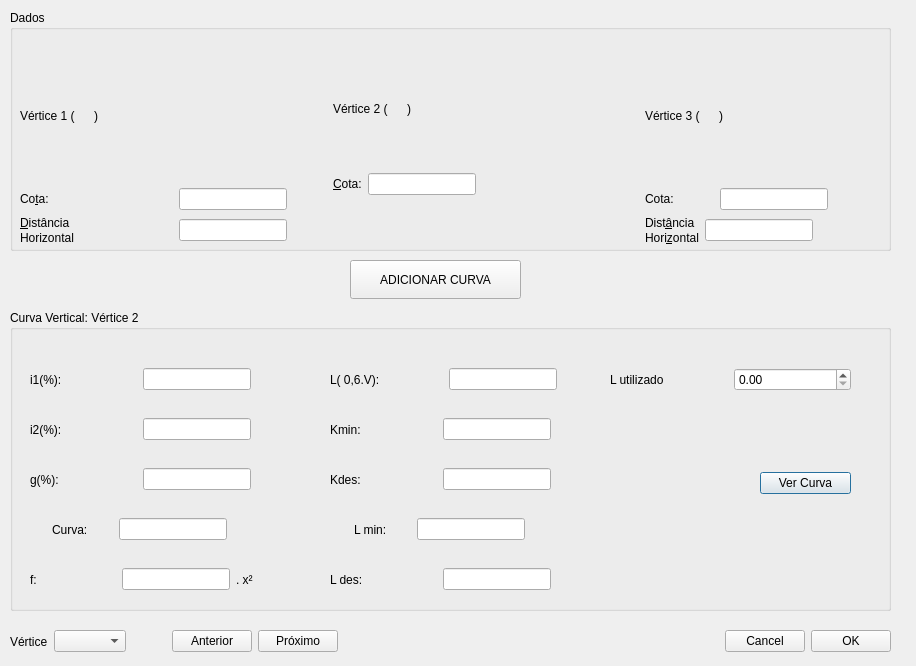
<?xml version="1.0" encoding="UTF-8"?>
<ui version="4.0">
 <class>Dialog</class>
 <widget class="QDialog" name="Dialog">
  <property name="geometry">
   <rect>
    <x>0</x>
    <y>0</y>
    <width>916</width>
    <height>666</height>
   </rect>
  </property>
  <property name="windowTitle">
   <string>Modificar Curva Vertical</string>
  </property>
  <widget class="QGroupBox" name="groupBox">
   <property name="geometry">
    <rect>
     <x>10</x>
     <y>10</y>
     <width>881</width>
     <height>241</height>
    </rect>
   </property>
   <property name="title">
    <string>Dados</string>
   </property>
   <widget class="QWidget" name="horizontalLayoutWidget">
    <property name="geometry">
     <rect>
      <x>10</x>
      <y>40</y>
      <width>932</width>
      <height>195</height>
     </rect>
    </property>
    <layout class="QHBoxLayout" name="horizontalLayout_10">
     <item>
      <layout class="QVBoxLayout" name="verticalLayout_5">
       <item>
        <layout class="QHBoxLayout" name="horizontalLayout_8">
         <item>
          <widget class="QLabel" name="label_7">
           <property name="toolTip">
            <string extracomment="Dados referentes ao  vértice 1"/>
           </property>
           <property name="text">
            <string>Vértice 1 (</string>
           </property>
          </widget>
         </item>
         <item>
          <widget class="QLabel" name="uiestaca1">
           <property name="toolTip">
            <string extracomment="Dados referentes ao  vértice 1"/>
           </property>
           <property name="text">
            <string/>
           </property>
          </widget>
         </item>
         <item>
          <widget class="QLabel" name="label_3">
           <property name="toolTip">
            <string extracomment="Dados referentes ao  vértice 1"/>
           </property>
           <property name="text">
            <string>)</string>
           </property>
          </widget>
         </item>
         <item>
          <spacer name="horizontalSpacer_9">
           <property name="orientation">
            <enum>Qt::Horizontal</enum>
           </property>
           <property name="sizeType">
            <enum>QSizePolicy::Expanding</enum>
           </property>
           <property name="sizeHint" stdset="0">
            <size>
             <width>40</width>
             <height>20</height>
            </size>
           </property>
          </spacer>
         </item>
        </layout>
       </item>
       <item>
        <layout class="QHBoxLayout" name="horizontalLayout_14">
         <item>
          <widget class="QLabel" name="cotaLabel_6">
           <property name="sizePolicy">
            <sizepolicy hsizetype="Preferred" vsizetype="Preferred">
             <horstretch>0</horstretch>
             <verstretch>0</verstretch>
            </sizepolicy>
           </property>
           <property name="toolTip">
            <string extracomment="Cota do vértice anterior"/>
           </property>
           <property name="lineWidth">
            <number>1</number>
           </property>
           <property name="text">
            <string>Co&amp;ta:</string>
           </property>
           <property name="alignment">
            <set>Qt::AlignLeading|Qt::AlignLeft|Qt::AlignVCenter</set>
           </property>
           <property name="wordWrap">
            <bool>false</bool>
           </property>
           <property name="buddy">
            <cstring>uicota1</cstring>
           </property>
          </widget>
         </item>
         <item>
          <widget class="QLineEdit" name="uicota1">
           <property name="sizePolicy">
            <sizepolicy hsizetype="Fixed" vsizetype="Maximum">
             <horstretch>0</horstretch>
             <verstretch>0</verstretch>
            </sizepolicy>
           </property>
           <property name="toolTip">
            <string extracomment="Cota do vértice anterior"/>
           </property>
           <property name="readOnly">
            <bool>true</bool>
           </property>
          </widget>
         </item>
         <item>
          <spacer name="horizontalSpacer">
           <property name="orientation">
            <enum>Qt::Horizontal</enum>
           </property>
           <property name="sizeType">
            <enum>QSizePolicy::Preferred</enum>
           </property>
           <property name="sizeHint" stdset="0">
            <size>
             <width>40</width>
             <height>20</height>
            </size>
           </property>
          </spacer>
         </item>
        </layout>
       </item>
       <item>
        <layout class="QHBoxLayout" name="horizontalLayout_15">
         <item>
          <layout class="QVBoxLayout" name="verticalLayout_6">
           <property name="spacing">
            <number>1</number>
           </property>
           <item>
            <widget class="QLabel" name="label_8">
             <property name="toolTip">
              <string extracomment="Distância horizontal ao vértice anterior"/>
             </property>
             <property name="text">
              <string>&amp;Distância</string>
             </property>
             <property name="buddy">
              <cstring>uihorizontal1</cstring>
             </property>
            </widget>
           </item>
           <item>
            <widget class="QLabel" name="label_9">
             <property name="toolTip">
              <string extracomment="Distância horizontal ao vértice anterior"/>
             </property>
             <property name="text">
              <string>Horizontal</string>
             </property>
            </widget>
           </item>
          </layout>
         </item>
         <item>
          <widget class="QLineEdit" name="uihorizontal1">
           <property name="sizePolicy">
            <sizepolicy hsizetype="Fixed" vsizetype="Fixed">
             <horstretch>0</horstretch>
             <verstretch>0</verstretch>
            </sizepolicy>
           </property>
           <property name="toolTip">
            <string extracomment="Distância horizontal ao vértice anterior"/>
           </property>
          </widget>
         </item>
         <item>
          <spacer name="horizontalSpacer_5">
           <property name="orientation">
            <enum>Qt::Horizontal</enum>
           </property>
           <property name="sizeType">
            <enum>QSizePolicy::Preferred</enum>
           </property>
           <property name="sizeHint" stdset="0">
            <size>
             <width>40</width>
             <height>20</height>
            </size>
           </property>
          </spacer>
         </item>
        </layout>
       </item>
      </layout>
     </item>
     <item>
      <layout class="QVBoxLayout" name="verticalLayout">
       <item>
        <layout class="QHBoxLayout" name="horizontalLayout_19">
         <item>
          <widget class="QLabel" name="label_16">
           <property name="toolTip">
            <string extracomment="Dados referentes ao  vértice 2"/>
           </property>
           <property name="text">
            <string>Vértice 2 (</string>
           </property>
          </widget>
         </item>
         <item>
          <widget class="QLabel" name="uiestaca">
           <property name="text">
            <string/>
           </property>
          </widget>
         </item>
         <item>
          <widget class="QLabel" name="label_4">
           <property name="toolTip">
            <string extracomment="Dados referentes ao  vértice 2"/>
           </property>
           <property name="text">
            <string>)</string>
           </property>
          </widget>
         </item>
         <item>
          <spacer name="horizontalSpacer_8">
           <property name="orientation">
            <enum>Qt::Horizontal</enum>
           </property>
           <property name="sizeType">
            <enum>QSizePolicy::Expanding</enum>
           </property>
           <property name="sizeHint" stdset="0">
            <size>
             <width>40</width>
             <height>20</height>
            </size>
           </property>
          </spacer>
         </item>
        </layout>
       </item>
       <item>
        <layout class="QHBoxLayout" name="horizontalLayout">
         <item>
          <widget class="QLabel" name="cotaLabel">
           <property name="toolTip">
            <string extracomment="Cota do vértice em edição"/>
           </property>
           <property name="text">
            <string>&amp;Cota:</string>
           </property>
           <property name="buddy">
            <cstring>uicota</cstring>
           </property>
          </widget>
         </item>
         <item>
          <widget class="QLineEdit" name="uicota">
           <property name="sizePolicy">
            <sizepolicy hsizetype="Fixed" vsizetype="Fixed">
             <horstretch>0</horstretch>
             <verstretch>0</verstretch>
            </sizepolicy>
           </property>
           <property name="toolTip">
            <string extracomment="Cota do vértice em edição"/>
           </property>
           <property name="inputMethodHints">
            <set>Qt::ImhDigitsOnly|Qt::ImhFormattedNumbersOnly|Qt::ImhPreferNumbers</set>
           </property>
          </widget>
         </item>
         <item>
          <spacer name="horizontalSpacer_2">
           <property name="orientation">
            <enum>Qt::Horizontal</enum>
           </property>
           <property name="sizeType">
            <enum>QSizePolicy::Expanding</enum>
           </property>
           <property name="sizeHint" stdset="0">
            <size>
             <width>40</width>
             <height>20</height>
            </size>
           </property>
          </spacer>
         </item>
        </layout>
       </item>
       <item>
        <layout class="QVBoxLayout" name="verticalLayout_9">
         <property name="spacing">
          <number>1</number>
         </property>
         <item>
          <spacer name="verticalSpacer">
           <property name="orientation">
            <enum>Qt::Vertical</enum>
           </property>
           <property name="sizeType">
            <enum>QSizePolicy::Preferred</enum>
           </property>
           <property name="sizeHint" stdset="0">
            <size>
             <width>20</width>
             <height>50</height>
            </size>
           </property>
          </spacer>
         </item>
        </layout>
       </item>
      </layout>
     </item>
     <item>
      <layout class="QVBoxLayout" name="verticalLayout_7">
       <item>
        <layout class="QHBoxLayout" name="horizontalLayout_20">
         <item>
          <widget class="QLabel" name="label_18">
           <property name="text">
            <string>Vértice 3 (</string>
           </property>
          </widget>
         </item>
         <item>
          <widget class="QLabel" name="uiestaca2">
           <property name="toolTip">
            <string extracomment="Dados referentes ao  vértice 3"/>
           </property>
           <property name="text">
            <string/>
           </property>
          </widget>
         </item>
         <item>
          <widget class="QLabel" name="label_17">
           <property name="text">
            <string>)</string>
           </property>
          </widget>
         </item>
         <item>
          <spacer name="horizontalSpacer_12">
           <property name="orientation">
            <enum>Qt::Horizontal</enum>
           </property>
           <property name="sizeType">
            <enum>QSizePolicy::Expanding</enum>
           </property>
           <property name="sizeHint" stdset="0">
            <size>
             <width>40</width>
             <height>20</height>
            </size>
           </property>
          </spacer>
         </item>
        </layout>
       </item>
       <item>
        <layout class="QHBoxLayout" name="horizontalLayout_16">
         <item>
          <widget class="QLabel" name="cotaLabel_8">
           <property name="sizePolicy">
            <sizepolicy hsizetype="Minimum" vsizetype="Preferred">
             <horstretch>0</horstretch>
             <verstretch>0</verstretch>
            </sizepolicy>
           </property>
           <property name="toolTip">
            <string extracomment="Cota do vértice em edição"/>
           </property>
           <property name="text">
            <string>Cota:</string>
           </property>
           <property name="buddy">
            <cstring>uicota2</cstring>
           </property>
          </widget>
         </item>
         <item>
          <spacer name="horizontalSpacer_7">
           <property name="orientation">
            <enum>Qt::Horizontal</enum>
           </property>
           <property name="sizeType">
            <enum>QSizePolicy::Preferred</enum>
           </property>
           <property name="sizeHint" stdset="0">
            <size>
             <width>40</width>
             <height>20</height>
            </size>
           </property>
          </spacer>
         </item>
         <item>
          <widget class="QLineEdit" name="uicota2">
           <property name="sizePolicy">
            <sizepolicy hsizetype="Fixed" vsizetype="Fixed">
             <horstretch>0</horstretch>
             <verstretch>0</verstretch>
            </sizepolicy>
           </property>
           <property name="toolTip">
            <string extracomment="Cota do próximo vértice"/>
           </property>
           <property name="readOnly">
            <bool>true</bool>
           </property>
          </widget>
         </item>
         <item>
          <spacer name="horizontalSpacer_3">
           <property name="orientation">
            <enum>Qt::Horizontal</enum>
           </property>
           <property name="sizeType">
            <enum>QSizePolicy::Expanding</enum>
           </property>
           <property name="sizeHint" stdset="0">
            <size>
             <width>40</width>
             <height>20</height>
            </size>
           </property>
          </spacer>
         </item>
        </layout>
       </item>
       <item>
        <layout class="QHBoxLayout" name="horizontalLayout_17">
         <item>
          <layout class="QVBoxLayout" name="verticalLayout_8">
           <property name="spacing">
            <number>1</number>
           </property>
           <item>
            <widget class="QLabel" name="label_11">
             <property name="text">
              <string>Dist&amp;ância</string>
             </property>
             <property name="buddy">
              <cstring>uihorizontal2</cstring>
             </property>
            </widget>
           </item>
           <item>
            <widget class="QLabel" name="label_12">
             <property name="text">
              <string>Hori&amp;zontal</string>
             </property>
             <property name="buddy">
              <cstring>uihorizontal2</cstring>
             </property>
            </widget>
           </item>
          </layout>
         </item>
         <item>
          <widget class="QLineEdit" name="uihorizontal2">
           <property name="sizePolicy">
            <sizepolicy hsizetype="Fixed" vsizetype="Fixed">
             <horstretch>0</horstretch>
             <verstretch>0</verstretch>
            </sizepolicy>
           </property>
           <property name="toolTip">
            <string extracomment="Distância horizontal ao próximo vértice "/>
           </property>
          </widget>
         </item>
         <item>
          <spacer name="horizontalSpacer_6">
           <property name="orientation">
            <enum>Qt::Horizontal</enum>
           </property>
           <property name="sizeType">
            <enum>QSizePolicy::Expanding</enum>
           </property>
           <property name="sizeHint" stdset="0">
            <size>
             <width>40</width>
             <height>20</height>
            </size>
           </property>
          </spacer>
         </item>
        </layout>
       </item>
      </layout>
     </item>
    </layout>
   </widget>
  </widget>
  <widget class="QGroupBox" name="groupBox_2">
   <property name="enabled">
    <bool>true</bool>
   </property>
   <property name="geometry">
    <rect>
     <x>10</x>
     <y>310</y>
     <width>881</width>
     <height>301</height>
    </rect>
   </property>
   <property name="sizePolicy">
    <sizepolicy hsizetype="Maximum" vsizetype="Preferred">
     <horstretch>0</horstretch>
     <verstretch>0</verstretch>
    </sizepolicy>
   </property>
   <property name="title">
    <string>Curva Vertical: Vértice 2</string>
   </property>
   <widget class="QWidget" name="layoutWidget">
    <property name="geometry">
     <rect>
      <x>20</x>
      <y>100</y>
      <width>221</width>
      <height>39</height>
     </rect>
    </property>
    <layout class="QHBoxLayout" name="horizontalLayout_2">
     <item>
      <widget class="QLabel" name="cotaLabel_4">
       <property name="toolTip">
        <string extracomment="Inclinação da rampa posterior"/>
       </property>
       <property name="text">
        <string>i2(%): </string>
       </property>
      </widget>
     </item>
     <item>
      <widget class="QLineEdit" name="uii2">
       <property name="sizePolicy">
        <sizepolicy hsizetype="Fixed" vsizetype="Fixed">
         <horstretch>0</horstretch>
         <verstretch>0</verstretch>
        </sizepolicy>
       </property>
       <property name="toolTip">
        <string extracomment="Inclinação da rampa posterior"/>
       </property>
       <property name="readOnly">
        <bool>true</bool>
       </property>
      </widget>
     </item>
    </layout>
   </widget>
   <widget class="QWidget" name="layoutWidget">
    <property name="geometry">
     <rect>
      <x>20</x>
      <y>50</y>
      <width>221</width>
      <height>39</height>
     </rect>
    </property>
    <layout class="QHBoxLayout" name="horizontalLayout_3">
     <item>
      <widget class="QLabel" name="cotaLabel_3">
       <property name="toolTip">
        <string extracomment="Inclinação da rampa anterior"/>
       </property>
       <property name="text">
        <string>i1(%): </string>
       </property>
      </widget>
     </item>
     <item>
      <widget class="QLineEdit" name="uii1">
       <property name="sizePolicy">
        <sizepolicy hsizetype="Fixed" vsizetype="Fixed">
         <horstretch>0</horstretch>
         <verstretch>0</verstretch>
        </sizepolicy>
       </property>
       <property name="toolTip">
        <string extracomment="Inclinação da rampa anterior"/>
       </property>
       <property name="readOnly">
        <bool>true</bool>
       </property>
      </widget>
     </item>
    </layout>
   </widget>
   <widget class="QWidget" name="layoutWidget">
    <property name="geometry">
     <rect>
      <x>320</x>
      <y>50</y>
      <width>227</width>
      <height>39</height>
     </rect>
    </property>
    <layout class="QHBoxLayout" name="horizontalLayout_4">
     <item>
      <widget class="QLabel" name="cotaLabel_7">
       <property name="text">
        <string>L( 0,6.V): </string>
       </property>
      </widget>
     </item>
     <item>
      <widget class="QLineEdit" name="uiL">
       <property name="sizePolicy">
        <sizepolicy hsizetype="Fixed" vsizetype="Fixed">
         <horstretch>0</horstretch>
         <verstretch>0</verstretch>
        </sizepolicy>
       </property>
      </widget>
     </item>
    </layout>
   </widget>
   <widget class="QWidget" name="layoutWidget">
    <property name="geometry">
     <rect>
      <x>20</x>
      <y>150</y>
      <width>221</width>
      <height>39</height>
     </rect>
    </property>
    <layout class="QHBoxLayout" name="horizontalLayout_5">
     <item>
      <widget class="QLabel" name="cotaLabel_2">
       <property name="text">
        <string>g(%): </string>
       </property>
      </widget>
     </item>
     <item>
      <widget class="QLineEdit" name="uiG">
       <property name="sizePolicy">
        <sizepolicy hsizetype="Fixed" vsizetype="Fixed">
         <horstretch>0</horstretch>
         <verstretch>0</verstretch>
        </sizepolicy>
       </property>
       <property name="readOnly">
        <bool>true</bool>
       </property>
      </widget>
     </item>
    </layout>
   </widget>
   <widget class="QWidget" name="layoutWidget_2">
    <property name="geometry">
     <rect>
      <x>20</x>
      <y>200</y>
      <width>221</width>
      <height>39</height>
     </rect>
    </property>
    <layout class="QHBoxLayout" name="horizontalLayout_11">
     <item>
      <widget class="QLabel" name="cotaLabel_9">
       <property name="sizePolicy">
        <sizepolicy hsizetype="Maximum" vsizetype="Preferred">
         <horstretch>0</horstretch>
         <verstretch>0</verstretch>
        </sizepolicy>
       </property>
       <property name="text">
        <string>Curva: </string>
       </property>
      </widget>
     </item>
     <item>
      <widget class="QLineEdit" name="uiCurveType">
       <property name="enabled">
        <bool>true</bool>
       </property>
       <property name="sizePolicy">
        <sizepolicy hsizetype="Fixed" vsizetype="Fixed">
         <horstretch>0</horstretch>
         <verstretch>0</verstretch>
        </sizepolicy>
       </property>
       <property name="readOnly">
        <bool>true</bool>
       </property>
      </widget>
     </item>
    </layout>
   </widget>
   <widget class="QWidget" name="layoutWidget_3">
    <property name="geometry">
     <rect>
      <x>20</x>
      <y>250</y>
      <width>291</width>
      <height>39</height>
     </rect>
    </property>
    <layout class="QHBoxLayout" name="horizontalLayout_18">
     <item>
      <widget class="QLabel" name="cotaLabel_10">
       <property name="toolTip">
        <string extracomment="Constante g/(2L)"/>
       </property>
       <property name="text">
        <string>f:</string>
       </property>
      </widget>
     </item>
     <item>
      <widget class="QLineEdit" name="uif">
       <property name="sizePolicy">
        <sizepolicy hsizetype="Fixed" vsizetype="Fixed">
         <horstretch>0</horstretch>
         <verstretch>0</verstretch>
        </sizepolicy>
       </property>
       <property name="toolTip">
        <string comment="?" extracomment="Constante g/(2L)"/>
       </property>
       <property name="readOnly">
        <bool>true</bool>
       </property>
      </widget>
     </item>
     <item>
      <widget class="QLabel" name="label_19">
       <property name="text">
        <string>. x²</string>
       </property>
      </widget>
     </item>
    </layout>
   </widget>
   <widget class="QWidget" name="layoutWidget_4">
    <property name="geometry">
     <rect>
      <x>320</x>
      <y>250</y>
      <width>221</width>
      <height>39</height>
     </rect>
    </property>
    <layout class="QHBoxLayout" name="horizontalLayout_27">
     <item>
      <widget class="QLabel" name="cotaLabel_19">
       <property name="text">
        <string>L des:</string>
       </property>
      </widget>
     </item>
     <item>
      <widget class="QLineEdit" name="uiLdes">
       <property name="sizePolicy">
        <sizepolicy hsizetype="Fixed" vsizetype="Fixed">
         <horstretch>0</horstretch>
         <verstretch>0</verstretch>
        </sizepolicy>
       </property>
       <property name="readOnly">
        <bool>true</bool>
       </property>
      </widget>
     </item>
    </layout>
   </widget>
   <widget class="QWidget" name="layoutWidget_5">
    <property name="geometry">
     <rect>
      <x>320</x>
      <y>100</y>
      <width>221</width>
      <height>39</height>
     </rect>
    </property>
    <layout class="QHBoxLayout" name="horizontalLayout_28">
     <item>
      <widget class="QLabel" name="cotaLabel_20">
       <property name="text">
        <string>Kmin:</string>
       </property>
      </widget>
     </item>
     <item>
      <widget class="QLineEdit" name="uiKmin">
       <property name="sizePolicy">
        <sizepolicy hsizetype="Fixed" vsizetype="Fixed">
         <horstretch>0</horstretch>
         <verstretch>0</verstretch>
        </sizepolicy>
       </property>
       <property name="readOnly">
        <bool>true</bool>
       </property>
      </widget>
     </item>
    </layout>
   </widget>
   <widget class="QWidget" name="layoutWidget_6">
    <property name="geometry">
     <rect>
      <x>320</x>
      <y>150</y>
      <width>221</width>
      <height>39</height>
     </rect>
    </property>
    <layout class="QHBoxLayout" name="horizontalLayout_29">
     <item>
      <widget class="QLabel" name="cotaLabel_21">
       <property name="text">
        <string>Kdes:</string>
       </property>
      </widget>
     </item>
     <item>
      <widget class="QLineEdit" name="uiKdes">
       <property name="sizePolicy">
        <sizepolicy hsizetype="Fixed" vsizetype="Fixed">
         <horstretch>0</horstretch>
         <verstretch>0</verstretch>
        </sizepolicy>
       </property>
       <property name="readOnly">
        <bool>true</bool>
       </property>
      </widget>
     </item>
    </layout>
   </widget>
   <widget class="QWidget" name="layoutWidget_7">
    <property name="geometry">
     <rect>
      <x>320</x>
      <y>200</y>
      <width>221</width>
      <height>39</height>
     </rect>
    </property>
    <layout class="QHBoxLayout" name="horizontalLayout_30">
     <item>
      <widget class="QLabel" name="cotaLabel_22">
       <property name="sizePolicy">
        <sizepolicy hsizetype="Maximum" vsizetype="Preferred">
         <horstretch>0</horstretch>
         <verstretch>0</verstretch>
        </sizepolicy>
       </property>
       <property name="text">
        <string>L min:</string>
       </property>
      </widget>
     </item>
     <item>
      <widget class="QLineEdit" name="uiLmin">
       <property name="enabled">
        <bool>true</bool>
       </property>
       <property name="sizePolicy">
        <sizepolicy hsizetype="Fixed" vsizetype="Fixed">
         <horstretch>0</horstretch>
         <verstretch>0</verstretch>
        </sizepolicy>
       </property>
       <property name="readOnly">
        <bool>true</bool>
       </property>
      </widget>
     </item>
    </layout>
   </widget>
   <widget class="QWidget" name="layoutWidget_8">
    <property name="geometry">
     <rect>
      <x>600</x>
      <y>50</y>
      <width>241</width>
      <height>39</height>
     </rect>
    </property>
    <layout class="QHBoxLayout" name="horizontalLayout_31">
     <item>
      <widget class="QLabel" name="cotaLabel_23">
       <property name="text">
        <string>L utilizado</string>
       </property>
      </widget>
     </item>
     <item>
      <widget class="QDoubleSpinBox" name="uiLutilizado">
       <property name="maximum">
        <double>99999.990000000005239</double>
       </property>
       <property name="singleStep">
        <double>10.000000000000000</double>
       </property>
      </widget>
     </item>
    </layout>
   </widget>
   <widget class="QWidget" name="layoutWidget">
    <property name="geometry">
     <rect>
      <x>750</x>
      <y>130</y>
      <width>91</width>
      <height>86</height>
     </rect>
    </property>
    <layout class="QVBoxLayout" name="verticalLayout_2">
     <item>
      <widget class="QPushButton" name="viewCurveBtn">
       <property name="text">
        <string>Ver Curva</string>
       </property>
      </widget>
     </item>
    </layout>
   </widget>
   <widget class="QLabel" name="uiAlertaLb">
    <property name="geometry">
     <rect>
      <x>580</x>
      <y>250</y>
      <width>251</width>
      <height>23</height>
     </rect>
    </property>
    <property name="text">
     <string/>
    </property>
   </widget>
  </widget>
  <widget class="QPushButton" name="addCurveBtn">
   <property name="geometry">
    <rect>
     <x>350</x>
     <y>260</y>
     <width>171</width>
     <height>39</height>
    </rect>
   </property>
   <property name="text">
    <string>ADICIONAR CURVA</string>
   </property>
  </widget>
  <widget class="QWidget" name="layoutWidget">
   <property name="geometry">
    <rect>
     <x>10</x>
     <y>620</y>
     <width>881</width>
     <height>43</height>
    </rect>
   </property>
   <layout class="QHBoxLayout" name="horizontalLayout_7">
    <item>
     <layout class="QHBoxLayout" name="horizontalLayout_6">
      <item>
       <widget class="QLabel" name="label">
        <property name="text">
         <string>Vértice</string>
        </property>
       </widget>
      </item>
      <item>
       <widget class="QComboBox" name="verticeCb"/>
      </item>
      <item>
       <spacer name="horizontalSpacer_4">
        <property name="orientation">
         <enum>Qt::Horizontal</enum>
        </property>
        <property name="sizeType">
         <enum>QSizePolicy::Minimum</enum>
        </property>
        <property name="sizeHint" stdset="0">
         <size>
          <width>40</width>
          <height>20</height>
         </size>
        </property>
       </spacer>
      </item>
      <item>
       <widget class="QPushButton" name="previousBtn">
        <property name="text">
         <string>Anterior</string>
        </property>
       </widget>
      </item>
      <item>
       <widget class="QPushButton" name="nextBtn">
        <property name="text">
         <string>Próximo</string>
        </property>
       </widget>
      </item>
      <item>
       <spacer name="horizontalSpacer_13">
        <property name="orientation">
         <enum>Qt::Horizontal</enum>
        </property>
        <property name="sizeHint" stdset="0">
         <size>
          <width>40</width>
          <height>20</height>
         </size>
        </property>
       </spacer>
      </item>
      <item>
       <widget class="QPushButton" name="cancelBtn">
        <property name="text">
         <string>Cancel</string>
        </property>
       </widget>
      </item>
      <item>
       <widget class="QPushButton" name="okBtn">
        <property name="text">
         <string>OK</string>
        </property>
       </widget>
      </item>
     </layout>
    </item>
   </layout>
  </widget>
 </widget>
 <tabstops>
  <tabstop>uicota</tabstop>
  <tabstop>uihorizontal1</tabstop>
  <tabstop>uihorizontal2</tabstop>
  <tabstop>addCurveBtn</tabstop>
  <tabstop>viewCurveBtn</tabstop>
  <tabstop>nextBtn</tabstop>
  <tabstop>previousBtn</tabstop>
  <tabstop>verticeCb</tabstop>
  <tabstop>okBtn</tabstop>
  <tabstop>cancelBtn</tabstop>
  <tabstop>uicota1</tabstop>
  <tabstop>uicota2</tabstop>
  <tabstop>uii1</tabstop>
  <tabstop>uii2</tabstop>
  <tabstop>uiG</tabstop>
  <tabstop>uiCurveType</tabstop>
  <tabstop>uif</tabstop>
  <tabstop>uiL</tabstop>
  <tabstop>uiKmin</tabstop>
  <tabstop>uiKdes</tabstop>
  <tabstop>uiLmin</tabstop>
  <tabstop>uiLdes</tabstop>
 </tabstops>
 <resources/>
 <connections/>
</ui>
